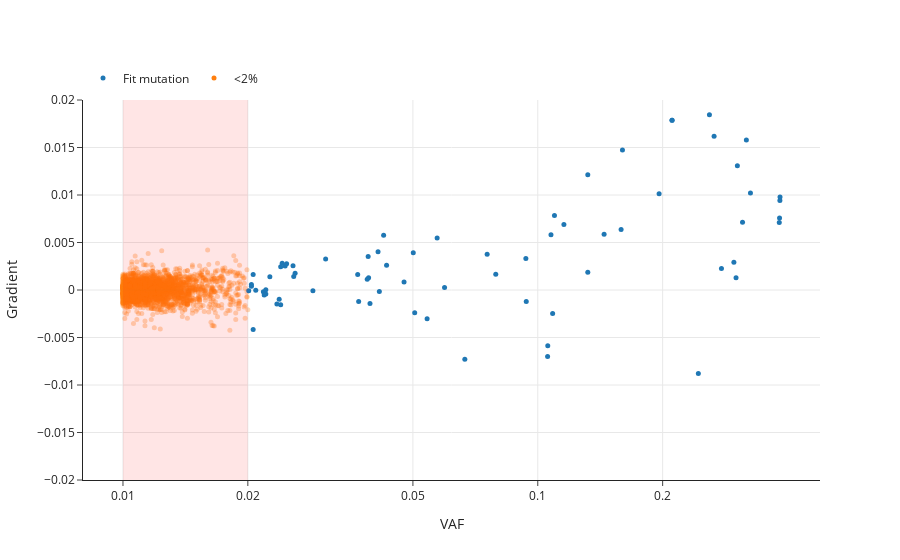

Notebook code for this chart:
### Code cell
# Cohort gradients

# Compute gradients
for part in lbc:
    for i in range(len(part.trajectories)):
        traj = part.trajectories[i]
        data_first = traj.data.iloc[0]
        data_last = traj.data.iloc[-1]
        gradient = (data_last.AF - data_first.AF)/(data_last.age-data_first.age)
        traj.gradient = gradient

# Cohort gradients
fig = plot.gradient_threshold_plot(lbc)
fig.show()
fig.write_image(path + 'gradient_vaf.png', scale=10)
fig.write_image(path + 'gradient_vaf.svg')
